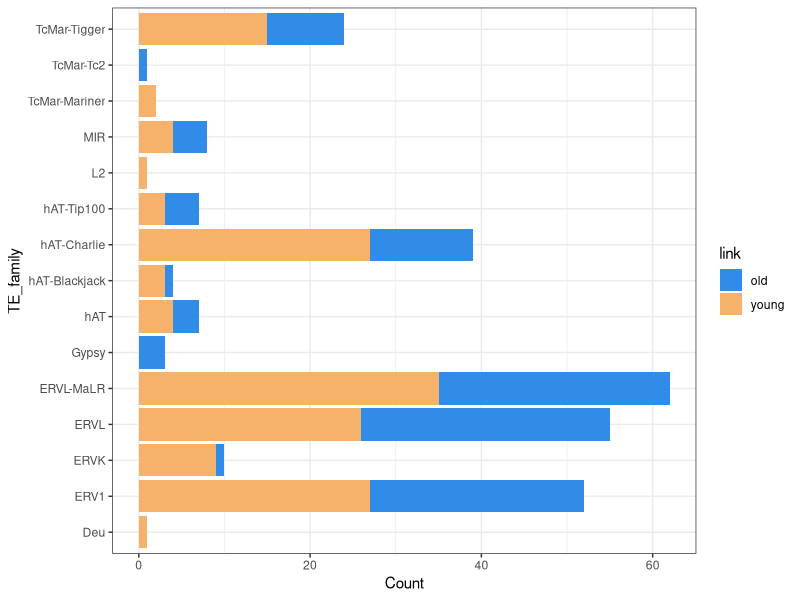
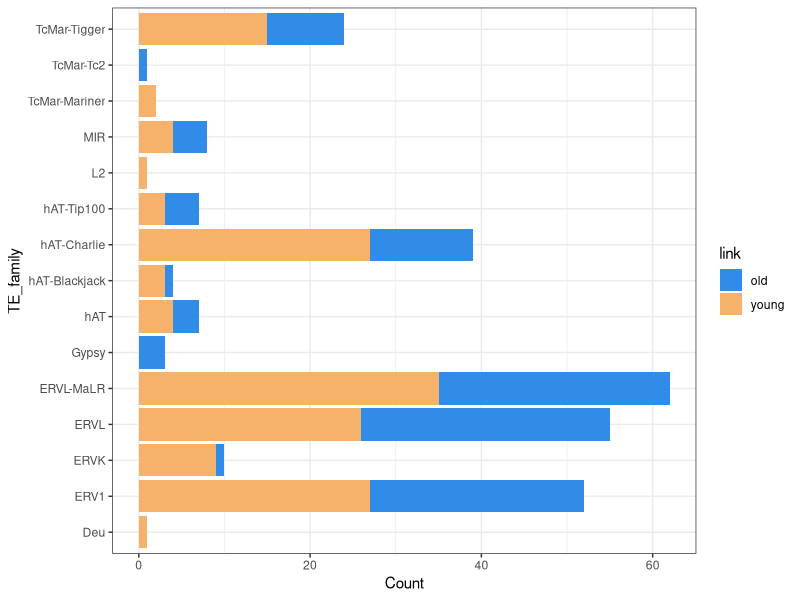

These figures' R source, in order:
library(ggplot2)

hs_pp_276 <- read.csv("tables/hs_pp_276_c1.csv")

hs_pp_276_teFamily <- data.frame(t(table(hs_pp_276[,c(10, 11)])))
colnames(hs_pp_276_teFamily) <- c("TE_family", "link", "Count")

g_hs_pp_276 <- ggplot(hs_pp_276_teFamily, aes(x=TE_family, y=Count, fill=link)) +
    geom_bar(stat="identity") +
    scale_fill_manual(values = c("old" = "#318ce7", "young" = "#f6b26b")) +
    coord_flip() +
    theme_bw()

ggsave(g_hs_pp_276, file="figures/JPG/4E_hs_pp_276_TEfamily.jpg", width=4, height=5)
ggsave(g_hs_pp_276, file="figures/SVG/4E_hs_pp_276_TEfamily.svg", width=4, height=5)
